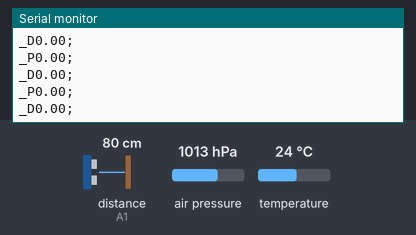
Recording of a sketch running on a simulated Arduino Nano, built with avr-gcc and run on an emulated ATmega328P. Parts: the last lines printed to the serial monitor. Wiring (inferred from the names in the program): ultrasonic range finder: trigger A0; echo A1. The test bench sets the inputs (shaded band); at power-on: distance to the obstacle (sensor on A1) 80 cm, air pressure 1013 hPa, temperature 24 °C. The echo pulse lasts 58.3 µs per cm.

Above: at 2.2 s.
2.3 s: distance to the obstacle (sensor on A1) set to 4 cm
At 2.39 s:
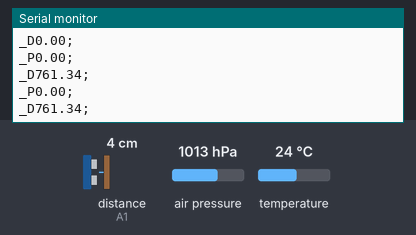
5.3 s: distance to the obstacle (sensor on A1) set to 18 cm
At 5.36 s:
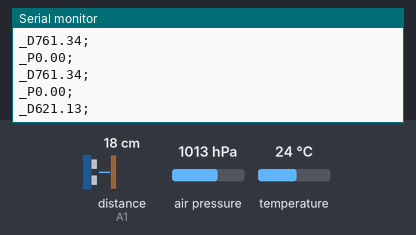
8.3 s: air pressure set to 952 hPa
At 8.32 s:
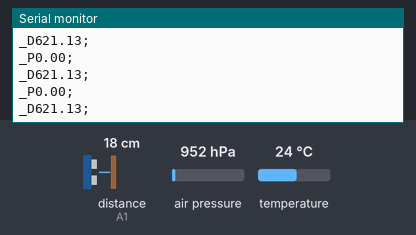
9.8 s: air pressure set to 1025 hPa
At 9.8 s:
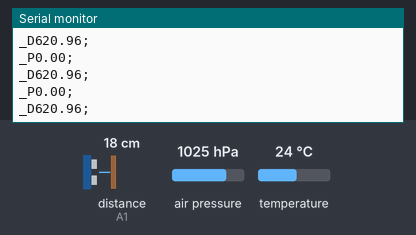
Timing chart, 0 to 12.3 s (numbered marks = the images above; inputs shaded):
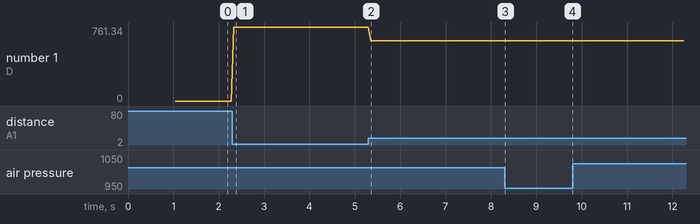

The sketch:

CPR_1.1.ino
```cpp
#include <SFE_BMP180.h>
#include <Wire.h>
#include <SoftwareSerial.h>

#define TriggerPin A0
#define EchoPin A1

SFE_BMP180 Pressure;

SoftwareSerial ESPSerial (4, 5);

double SonarDuration;
double SonarDistance;
double SonarInstallHeight;

double PressureNormal;

String StartLine = "_";
String EndLine = ";";


void setup()
{
  pinMode(TriggerPin, OUTPUT);
  pinMode(EchoPin, INPUT);

  Serial.begin(9600);
  ESPSerial.begin(9600);

  Pressure.begin();

  GetPressureNormal();
  GetSonarInstallHeight();

  delay(1000);
}

void loop()
{
  SendDistanceData(SonarCheck());
  SendPressureData(PressureCheck());
}

void SendDistanceData(double func)
{
  Serial.println(StartLine + "D" + func + EndLine);
  ESPSerial.println(StartLine + "D" + func + EndLine);
}

void SendPressureData(double func)
{
  Serial.println(StartLine + "P" + func + EndLine);
  ESPSerial.println(StartLine + "P" + func + EndLine);
}

double SonarCheck()
{
  digitalWrite(TriggerPin, LOW);
  delayMicroseconds(5);
  digitalWrite(TriggerPin, HIGH);
  delayMicroseconds(10);
  digitalWrite(TriggerPin, LOW);

  SonarDuration = pulseIn(EchoPin, HIGH);
  SonarDistance = SonarInstallHeight - (SonarDuration / 2) / 2.91;

  if (SonarDistance < 0)
  {
    SonarDistance = 0;
  }

  return (SonarDistance);
}

double PressureCheck()
{
  double CurrentPressure;
  double DeltaPressure;

  CurrentPressure = getPressure();
  DeltaPressure = CurrentPressure - PressureNormal;

  if (DeltaPressure < 0)
  {
    DeltaPressure = 0;
  }

  return (DeltaPressure);
}

double getPressure()
{
  char status;
  double T, P, p0, a;

  status = Pressure.startTemperature();
  if (status != 0)
  {
    delay(status);
    status = Pressure.getTemperature(T);
    if (status != 0)
    {
      status = Pressure.startPressure(3);
      if (status != 0)
      {
        delay(status);
        status = Pressure.getPressure(P, T);
        if (status != 0)
        {
          return (P);
        }
      }
    }
  }
}

void GetPressureNormal()
{
  PressureNormal = getPressure();
}

void GetSonarInstallHeight()
{
  digitalWrite(TriggerPin, LOW);
  delayMicroseconds(5);
  digitalWrite(TriggerPin, HIGH);
  delayMicroseconds(10);
  digitalWrite(TriggerPin, LOW);

  SonarDuration = pulseIn(EchoPin, HIGH);
  SonarInstallHeight = (SonarDuration / 2) / 2.91;
}
```

Measured:
- after the input at 2.3 s, the serial monitor: prints a new line at once (image 1)
- after the input at 5.3 s, the serial monitor: prints a new line after 0.05 s (image 2)
- plotted number 1: 0 → 761.34 after the input at 2.3 s, 761.34 → 621.13 after the input at 5.3 s, 621.13 → 620.96 after the input at 8.3 s
